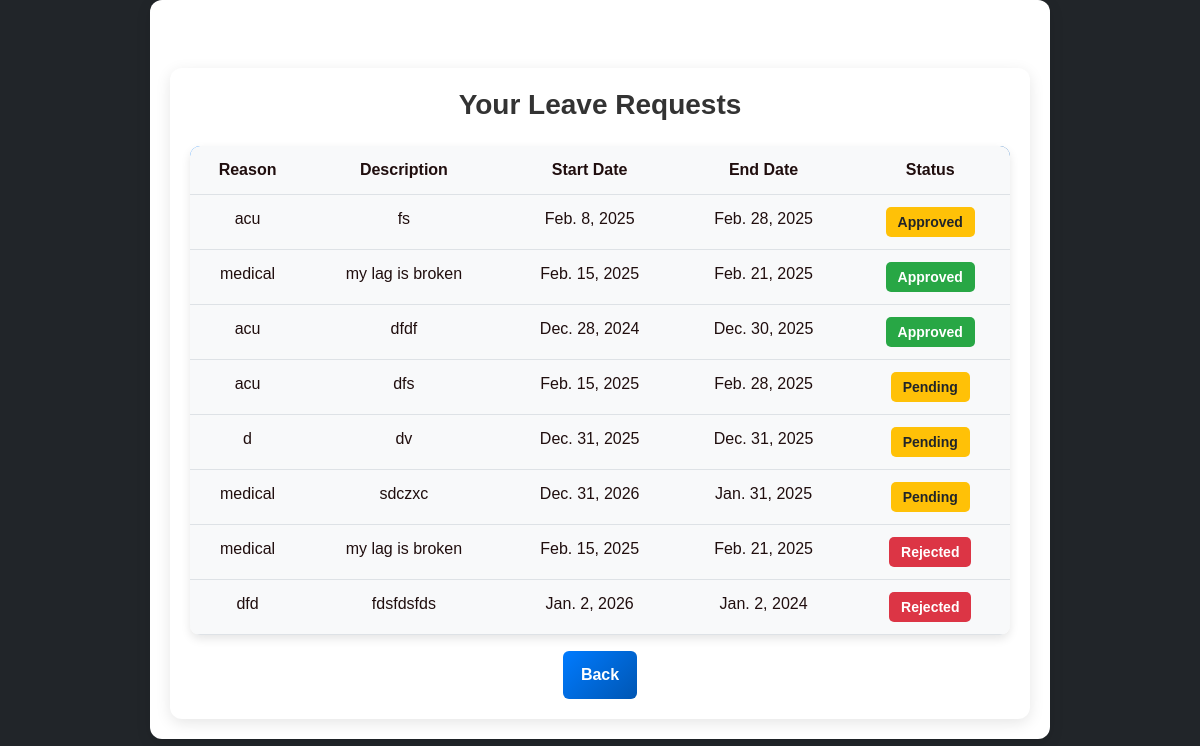
Page /student_app/view_leave/ (signed in) on the earlier database version.
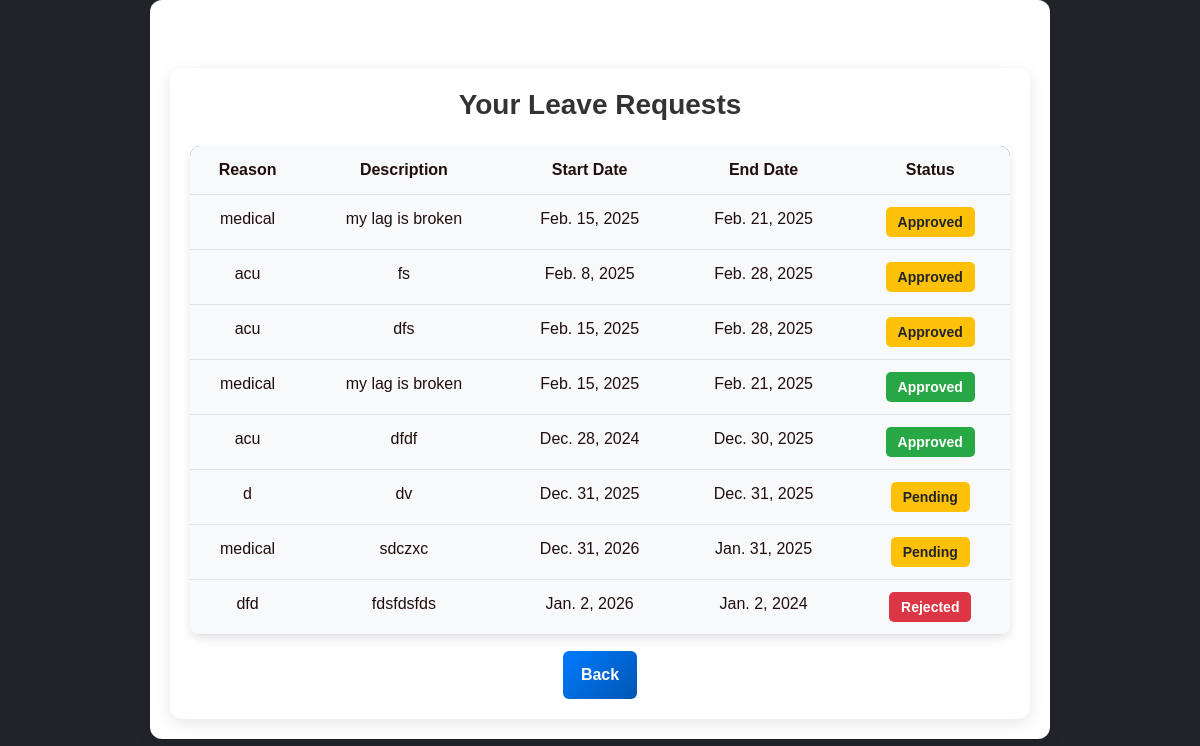
Same page on the later database version.
### admin_app/models.py (models this page shows, shortened)
class Leave(models.Model):
    LEAVE_TYPE_CHOICES = [
        ("panding", "Panding"),
        ("approved", "Approved"),
        ("rejected", "Rejected"),
    ]
    user = models.ForeignKey(CustomUser, on_delete=models.CASCADE, related_name="leave")
    reason = models.CharField(max_length=50)
    discription = models.TextField()
    start_date = models.DateField()
    end_date = models.DateField()
    status = models.CharField(max_length=10, choices=LEAVE_TYPE_CHOICES, default="pending")

### student_app/views.py (the view)
# urls.py: path("view_leave/", views.view_leave, name="view_leave"),
@student_required
def view_leave(request):
    leaves = Leave.objects.filter(user=request.user).order_by("status")
    return render(request, "view_leave.html", {"leaves": leaves})

### student_app/views.py (called while the page is built)
def student_required(view_func):
    @wraps(view_func)
    def wrapper(request, *args, **kwargs):
        if not request.user.is_authenticated:
            return redirect("registration:login")  # Redirect unauthenticated users to login page
        if request.user.role == "student":
            return view_func(request, *args, **kwargs)
        logout(request)  # Log out unauthorized users
        return redirect("registration:login")  # Redirect unauthorized users
    return wrapper

### templates/view_leave.html (shortened to what this page needs)
{% extends "layout.html" %}
{% block container %}
<div class="container mt-5">
    <h3 class="text-center mb-4">Your Leave Requests</h3>
    {% if leaves %}
        <table class="table table-light table-hover">
            <thead class="thead-dark text-black">
                <tr>
                    <th>Reason</th>
                    <th>Description</th>
                    <th>Start Date</th>
                    <th>End Date</th>
                    <th>Status</th>
                </tr>
            </thead>
            <tbody>
                {% for leave in leaves %}
                    <tr>
                        <td>{{ leave.reason }}</td>
                        <td>{{ leave.discription }}</td>
                        <td>{{ leave.start_date }}</td>
                        <td>{{ leave.end_date }}</td>
                        <td>
                            <span class="badge
                                {% if leave.status == 'approved' %} bg-success
                                {% elif leave.status == 'rejected' %} bg-danger
                                {% else %} bg-warning text-dark {% endif %}">
                                {{ leave.status|title }}
                            </span>
                        </td>
                    </tr>
                {% endfor %}
            </tbody>
        </table>
    {% else %}
        <div class="alert alert-info text-center">No leave requests found.</div>
    {% endif %}
    <div class="d-flex justify-content-center">
        {% if leaves and leaves.0.user.role == "faculty" %}
            <a href="{% url 'faculty_app:faculty_dashboard' %}" class="btn btn-primary">Back</a>
        {% elif leaves %}
            <a href="{% url 'student_app:student_dashboard' %}" class="btn btn-primary">Back</a>
        {% endif %}
    </div>
</div>
{% endblock %}

Differences in the rows shown:
changed Leave (number 1 of 8 on the later page): status "Rejected" → "Approved"; moves up the list
changed Leave "dfs": status "Pending" → "Approved"; moves up the list
